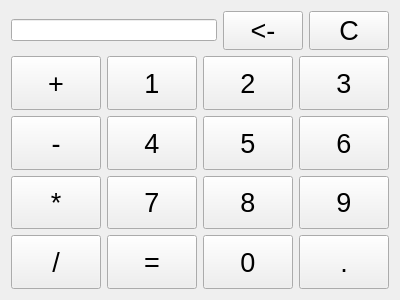
<?xml version="1.0" encoding="UTF-8"?>
<ui version="4.0">
 <class>Form</class>
 <widget class="QWidget" name="Form">
  <property name="geometry">
   <rect>
    <x>0</x>
    <y>0</y>
    <width>400</width>
    <height>300</height>
   </rect>
  </property>
  <property name="windowTitle">
   <string>计算器</string>
  </property>
  <layout class="QGridLayout" name="gridLayout_2">
   <item row="0" column="0">
    <layout class="QVBoxLayout" name="verticalLayout">
     <item>
      <layout class="QHBoxLayout" name="horizontalLayout">
       <item>
        <widget class="QLineEdit" name="lineEdit">
         <property name="enabled">
          <bool>true</bool>
         </property>
         <property name="readOnly">
          <bool>true</bool>
         </property>
        </widget>
       </item>
       <item>
        <widget class="QPushButton" name="pushButton_back">
         <property name="sizePolicy">
          <sizepolicy hsizetype="Fixed" vsizetype="Fixed">
           <horstretch>0</horstretch>
           <verstretch>0</verstretch>
          </sizepolicy>
         </property>
         <property name="font">
          <font>
           <pointsize>20</pointsize>
           <bold>false</bold>
          </font>
         </property>
         <property name="text">
          <string>&lt;-</string>
         </property>
        </widget>
       </item>
       <item>
        <widget class="QPushButton" name="pushButton_clear">
         <property name="sizePolicy">
          <sizepolicy hsizetype="Fixed" vsizetype="Fixed">
           <horstretch>0</horstretch>
           <verstretch>0</verstretch>
          </sizepolicy>
         </property>
         <property name="font">
          <font>
           <pointsize>20</pointsize>
           <bold>false</bold>
          </font>
         </property>
         <property name="text">
          <string>C</string>
         </property>
        </widget>
       </item>
      </layout>
     </item>
     <item>
      <layout class="QGridLayout" name="gridLayout">
       <item row="0" column="0">
        <widget class="QPushButton" name="pushButton_add">
         <property name="sizePolicy">
          <sizepolicy hsizetype="Expanding" vsizetype="Expanding">
           <horstretch>0</horstretch>
           <verstretch>0</verstretch>
          </sizepolicy>
         </property>
         <property name="font">
          <font>
           <pointsize>20</pointsize>
           <bold>false</bold>
          </font>
         </property>
         <property name="text">
          <string>+</string>
         </property>
        </widget>
       </item>
       <item row="0" column="1">
        <widget class="QPushButton" name="pushButton_1">
         <property name="sizePolicy">
          <sizepolicy hsizetype="Expanding" vsizetype="Expanding">
           <horstretch>0</horstretch>
           <verstretch>0</verstretch>
          </sizepolicy>
         </property>
         <property name="font">
          <font>
           <pointsize>20</pointsize>
           <bold>false</bold>
          </font>
         </property>
         <property name="text">
          <string>1</string>
         </property>
        </widget>
       </item>
       <item row="0" column="2">
        <widget class="QPushButton" name="pushButton_2">
         <property name="sizePolicy">
          <sizepolicy hsizetype="Expanding" vsizetype="Expanding">
           <horstretch>0</horstretch>
           <verstretch>0</verstretch>
          </sizepolicy>
         </property>
         <property name="font">
          <font>
           <pointsize>20</pointsize>
           <bold>false</bold>
          </font>
         </property>
         <property name="text">
          <string>2</string>
         </property>
        </widget>
       </item>
       <item row="0" column="3">
        <widget class="QPushButton" name="pushButton_3">
         <property name="sizePolicy">
          <sizepolicy hsizetype="Expanding" vsizetype="Expanding">
           <horstretch>0</horstretch>
           <verstretch>0</verstretch>
          </sizepolicy>
         </property>
         <property name="font">
          <font>
           <pointsize>20</pointsize>
           <bold>false</bold>
          </font>
         </property>
         <property name="text">
          <string>3</string>
         </property>
        </widget>
       </item>
       <item row="1" column="0">
        <widget class="QPushButton" name="pushButton_sub">
         <property name="sizePolicy">
          <sizepolicy hsizetype="Expanding" vsizetype="Expanding">
           <horstretch>0</horstretch>
           <verstretch>0</verstretch>
          </sizepolicy>
         </property>
         <property name="font">
          <font>
           <pointsize>20</pointsize>
           <bold>false</bold>
          </font>
         </property>
         <property name="text">
          <string>-</string>
         </property>
        </widget>
       </item>
       <item row="1" column="1">
        <widget class="QPushButton" name="pushButton_4">
         <property name="sizePolicy">
          <sizepolicy hsizetype="Expanding" vsizetype="Expanding">
           <horstretch>0</horstretch>
           <verstretch>0</verstretch>
          </sizepolicy>
         </property>
         <property name="font">
          <font>
           <pointsize>20</pointsize>
           <bold>false</bold>
          </font>
         </property>
         <property name="text">
          <string>4</string>
         </property>
        </widget>
       </item>
       <item row="1" column="2">
        <widget class="QPushButton" name="pushButton_5">
         <property name="sizePolicy">
          <sizepolicy hsizetype="Expanding" vsizetype="Expanding">
           <horstretch>0</horstretch>
           <verstretch>0</verstretch>
          </sizepolicy>
         </property>
         <property name="font">
          <font>
           <pointsize>20</pointsize>
           <bold>false</bold>
          </font>
         </property>
         <property name="text">
          <string>5</string>
         </property>
        </widget>
       </item>
       <item row="1" column="3">
        <widget class="QPushButton" name="pushButton_6">
         <property name="sizePolicy">
          <sizepolicy hsizetype="Expanding" vsizetype="Expanding">
           <horstretch>0</horstretch>
           <verstretch>0</verstretch>
          </sizepolicy>
         </property>
         <property name="font">
          <font>
           <pointsize>20</pointsize>
           <bold>false</bold>
          </font>
         </property>
         <property name="text">
          <string>6</string>
         </property>
        </widget>
       </item>
       <item row="2" column="0">
        <widget class="QPushButton" name="pushButton_mul">
         <property name="sizePolicy">
          <sizepolicy hsizetype="Expanding" vsizetype="Expanding">
           <horstretch>0</horstretch>
           <verstretch>0</verstretch>
          </sizepolicy>
         </property>
         <property name="font">
          <font>
           <pointsize>20</pointsize>
           <bold>false</bold>
          </font>
         </property>
         <property name="text">
          <string>*</string>
         </property>
        </widget>
       </item>
       <item row="2" column="1">
        <widget class="QPushButton" name="pushButton_7">
         <property name="sizePolicy">
          <sizepolicy hsizetype="Expanding" vsizetype="Expanding">
           <horstretch>0</horstretch>
           <verstretch>0</verstretch>
          </sizepolicy>
         </property>
         <property name="font">
          <font>
           <pointsize>20</pointsize>
           <bold>false</bold>
          </font>
         </property>
         <property name="text">
          <string>7</string>
         </property>
        </widget>
       </item>
       <item row="2" column="2">
        <widget class="QPushButton" name="pushButton_8">
         <property name="sizePolicy">
          <sizepolicy hsizetype="Expanding" vsizetype="Expanding">
           <horstretch>0</horstretch>
           <verstretch>0</verstretch>
          </sizepolicy>
         </property>
         <property name="font">
          <font>
           <pointsize>20</pointsize>
           <bold>false</bold>
          </font>
         </property>
         <property name="text">
          <string>8</string>
         </property>
        </widget>
       </item>
       <item row="2" column="3">
        <widget class="QPushButton" name="pushButton_9">
         <property name="sizePolicy">
          <sizepolicy hsizetype="Expanding" vsizetype="Expanding">
           <horstretch>0</horstretch>
           <verstretch>0</verstretch>
          </sizepolicy>
         </property>
         <property name="font">
          <font>
           <pointsize>20</pointsize>
           <bold>false</bold>
          </font>
         </property>
         <property name="text">
          <string>9</string>
         </property>
        </widget>
       </item>
       <item row="3" column="0">
        <widget class="QPushButton" name="pushButton_div">
         <property name="sizePolicy">
          <sizepolicy hsizetype="Expanding" vsizetype="Expanding">
           <horstretch>0</horstretch>
           <verstretch>0</verstretch>
          </sizepolicy>
         </property>
         <property name="font">
          <font>
           <pointsize>20</pointsize>
           <bold>false</bold>
          </font>
         </property>
         <property name="text">
          <string>/</string>
         </property>
        </widget>
       </item>
       <item row="3" column="1">
        <widget class="QPushButton" name="pushButton_calculate">
         <property name="sizePolicy">
          <sizepolicy hsizetype="Expanding" vsizetype="Expanding">
           <horstretch>0</horstretch>
           <verstretch>0</verstretch>
          </sizepolicy>
         </property>
         <property name="font">
          <font>
           <pointsize>20</pointsize>
           <bold>false</bold>
          </font>
         </property>
         <property name="text">
          <string>=</string>
         </property>
        </widget>
       </item>
       <item row="3" column="2">
        <widget class="QPushButton" name="pushButton_0">
         <property name="sizePolicy">
          <sizepolicy hsizetype="Expanding" vsizetype="Expanding">
           <horstretch>0</horstretch>
           <verstretch>0</verstretch>
          </sizepolicy>
         </property>
         <property name="font">
          <font>
           <pointsize>20</pointsize>
           <bold>false</bold>
          </font>
         </property>
         <property name="text">
          <string>0</string>
         </property>
        </widget>
       </item>
       <item row="3" column="3">
        <widget class="QPushButton" name="pushButton_point">
         <property name="sizePolicy">
          <sizepolicy hsizetype="Expanding" vsizetype="Expanding">
           <horstretch>0</horstretch>
           <verstretch>0</verstretch>
          </sizepolicy>
         </property>
         <property name="font">
          <font>
           <pointsize>20</pointsize>
           <bold>false</bold>
          </font>
         </property>
         <property name="text">
          <string>.</string>
         </property>
        </widget>
       </item>
      </layout>
     </item>
    </layout>
   </item>
  </layout>
 </widget>
 <resources/>
 <connections/>
</ui>
